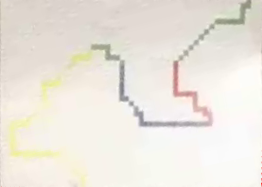
#> input picture paper_detection/paper_detection/roi1.png, 262 x 187 px
$ python -i PathDetector.py   (imports and definitions only)
#> lines starting #> are read from the running program, lines starting #| are printed output that depends on the picture; after the words box and inside, x2 and y2 are one past the last pixel; in counts of white or black regions, pixels touching at a corner belong together
### paper_detection/paper_detection/Point3D.py
from Colors import *


class Point3D:
    colors = Colors()

    def __init__(self, x, y, color, pitch=0.0, roll=0.0, yaw=0.0, is_visited=False):
        self.x = x
        self.y = y

        self.color = color
        self.z = self.calculateZ()

        self.roll = roll
        self.pitch = pitch
        self.yaw = yaw

        self.is_visited = is_visited

    def calculateZ(self):
        for c, z in Point3D.colors.getColors():
            if str(c) == str(self.color):
                return z

    def showPoint(self):
        print(self.x, self.y, self.z)

    def getPoint3D(self):
        return {"x": self.x, "y": self.y, "z": self.z, "roll": self.roll, "pitch": self.pitch, "yaw": self.yaw,
                "is_visited": self.is_visited}

    def getPoint3DArray(self):
        return [self.x, self.y, self.z, self.roll, self.pitch, self.yaw, self.is_visited]

### paper_detection/paper_detection/Colors.py
class Colors:
    def __init__(self):
        self.red_color = [255, 0, 0]
        self.green_color = [0, 255, 0]
        self.blue_color = [0, 0, 255]
        self.black_color = [0, 0, 0]
        self.yellow_color = [255, 255, 0]

        self.START_Z = 1.0

        self.if_red_value = self.START_Z + 0.20
        self.if_green_value = self.START_Z + 0.30
        self.if_blue_value = self.START_Z + 0.40
        self.if_black_value = self.START_Z + 0.50
        self.if_yellow_value = self.START_Z + 0.60

        self.COLORS_ARRAY = [(self.red_color, self.if_red_value),
                             (self.green_color, self.if_green_value),
                             (self.blue_color, self.if_blue_value),
                             (self.black_color, self.if_black_value),
                             (self.yellow_color, self.if_yellow_value)]

    def getColors(self):
        return self.COLORS_ARRAY

### paper_detection/paper_detection/PathDetector.py
import cv2
import numpy as np

from tqdm import tqdm
from Point3D import *

DEBUG_MODE = False

class PathDetector:
    def __init__(self, image):

        self.__img_color = self.__trimImage(image)
        self.__img_hsv = cv2.cvtColor(self.__img_color, cv2.COLOR_BGR2HSV)

        # count of squares
        self.__w_count = 55 * 4 # 55
        self.__h_count = 38 * 4 # 38
        self.__diff_square = 0.0
        self.__square_cx = 0.0
        self.__square_cy = 0.0

        # Image shape
        self.__IMAGE_MIN_X = 0
        self.__IMAGE_MAX_X = self.__img_color.shape[0]
        self.__IMAGE_MIN_Y = 0
        self.__IMAGE_MAX_Y = self.__img_color.shape[1]

        # Classroom shape
        self.__CLASSROOM_MIN_X = -1.5
        self.__CLASSROOM_MAX_X =  1.5
        self.__CLASSROOM_MIN_Y = -1.0
        self.__CLASSROOM_MAX_Y =  1.0

        self.__HOW_OFTEN = 2 # 2

        self.__start_point = Point3D(self.__IMAGE_MIN_X + 20.0, self.__IMAGE_MAX_Y + 20.0, [0, 0, 0])

        self.__path = []
        self.__sorted_path = [self.__start_point.getPoint3DArray()]
        self.__sorted_path2 = list()

        self.__blue_lower = np.array([94, 80, 2])
        self.__blue_upper = np.array([120, 255, 255])
        self.__blue_lower_1 = np.array([84, 25, 20])
        self.__blue_upper_1 = np.array([131, 255, 130])

        self.__red_lower_0 = np.array([0, 50, 50])
        self.__red_upper_0 = np.array([10, 255, 255])
        self.__red_lower_1 = np.array([170, 50, 50])
        self.__red_upper_1 = np.array([180, 255, 255])
        self.__red_lower_2 = np.array([67, 58, 58])
        self.__red_upper_2 = np.array([255, 255, 255])

        self.__green_lower = np.array([36, 25, 25])
        self.__green_upper = np.array([70, 255, 255])
        self.__green_lower_1 = np.array([32, 0, 0])
        self.__green_upper_1 = np.array([116, 28, 117])

        self.__yellow_lower = np.array([19, 107, 89])
        self.__yellow_upper = np.array([35, 255, 255])
        self.__yellow_lower_1 = np.array([10, 30, 101])
        self.__yellow_upper_1 = np.array([101, 255, 224])

        self.__green_mask = None
        self.__yellow_mask = None
        self.__red_mask = None
        self.__blue_mask = None

    def __trimImage(self, image):
        height, width = image.shape[:2]
        x_trim = int(width * 0.025)
        y_trim = int(height * 0.025)
        img_res = image[y_trim: height-y_trim, x_trim:width-x_trim]

        return img_res

    def __groupPoints(self, path, distance):
        print("Starting group points in path...")
        result_array = path

        for i, res_point in enumerate(result_array):
            for j, point in enumerate(path):
                dist = np.sqrt((res_point[0] - point[0]) ** 2 +
                               (res_point[1] - point[1]) ** 2 +
                               (res_point[2] - point[2]) ** 2)
                if dist <= distance:
                    if point in result_array:
                        result_array.remove(point)

        return result_array

    def getPath(self):
        return self.__sorted_path

    def __sortPoints(self, path :list) -> None:
        print("First sorting path...")
        while path:
            path.sort(key=lambda point3d: np.sqrt((point3d[0] - self.__sorted_path[-1][0]) ** 2 + (point3d[1] - self.__sorted_path[-1][1]) ** 2 + (point3d[2] - self.__sorted_path[-1][2]) ** 2))
            self.__sorted_path.append(path[0])
            path.pop(0)

    def __sortPoints2(self, path :list) -> None:
        print("Second sorting path...")
        while path:
            path.sort(key=lambda point3d: np.sqrt((point3d[0] - self.__sorted_path2[-1][0]) ** 2 + (point3d[1] - self.__sorted_path2[-1][1]) ** 2 + (point3d[2] - self.__sorted_path2[-1][2]) ** 2))
            self.__sorted_path2.append(path[0])
            path.pop(0)

    def __correctStartPointToPath(self) -> None:
        print("Correcting path...")
        start_point = self.__sorted_path[0]
        self.__sorted_path.pop(0)

        arr = np.zeros((len(self.__sorted_path), len(self.__sorted_path)))

        for i, res_point in enumerate(self.__sorted_path):
            for j, point in enumerate(self.__sorted_path):
                dist = np.sqrt((res_point[0] - point[0]) ** 2 +
                               (res_point[1] - point[1]) ** 2 +
                               (res_point[2] - point[2]) ** 2)
                arr[i][j] = dist

        index = np.unravel_index(arr.argmax(), arr.shape)

        self.__sorted_path2 = [self.__sorted_path[index[0]]]
        self.__sortPoints2(self.__sorted_path)
        self.__sorted_path = self.__sorted_path2

    def __findWrongPoints(self):
        print("Removing wrong points...")
        path_tmp = [self.__start_point.getPoint3DArray()]
        for i in range(len(self.__sorted_path) - 1):
            distance = np.sqrt((self.__sorted_path[i][0] - self.__sorted_path[i+1][0]) ** 2 + (self.__sorted_path[i][1] - self.__sorted_path[-1][1]) ** 2 )
            if distance <= (self.__IMAGE_MAX_X * 0.8):
                path_tmp.append(self.__sorted_path[i])
        self.__sorted_path.clear()
        self.__sorted_path = path_tmp

    def __findCommonDistanceBetweenPoints(self, path :list()) -> float:
        distance_array = list()
        for i in range(len(path) - 1):
            distance = np.sqrt((path[i][0] - path[i+1][0]) ** 2 + (path[i][1] - path[-1][1]) ** 2 )
            distance_array.append(distance)

        return min(distance_array)

    def __calculateYaw(self) -> None:
        for i in range(1, len(self.__sorted_path)):
            diff_x = self.__sorted_path[i][0] - self.__sorted_path[i - 1][0]
            diff_y = self.__sorted_path[i][1] - self.__sorted_path[i - 1][1]
            self.__sorted_path[i][5] = float(np.round(np.arctan2(diff_y, diff_x) * 180 / np.pi, 2))
            if DEBUG_MODE:
                print(f"diff_x: {diff_x}, diff_y: {diff_y}, yaw: {self.sorted_trajectory[i][5]}")

    def preparePath(self) -> None:
        print("Preparing path...")
        self.__wayOfDetect()
        distance = (self.__IMAGE_MAX_X / self.__w_count) * self.__HOW_OFTEN * 3.0
        self.__path = self.__groupPoints(self.__path, distance + .2)
        distance = self.__findCommonDistanceBetweenPoints(self.__path)
        self.__path = self.__groupPoints(self.__path, distance + .2)
        self.__sortPoints(self.__path)
        self.__correctStartPointToPath()
        self.__findWrongPoints()
        self.__calculateYaw()
        print("Finished!")

    def __wayOfDetect(self) -> None:
        self.__createMasks()
        height, width = self.__img_color.shape[:2]

        square_a = width / self.__w_count
        square_b = height / self.__h_count

        self.__diff_square = np.abs(square_a - square_b)

        if self.__diff_square > 1.0:
            return

        # width and height to center of square
        self.__square_cx = square_a / 2.0
        self.__square_cy = square_b / 2.0

        # create points to check

        for h in tqdm(range(int(self.__square_cy), int(height), int(self.__HOW_OFTEN * self.__square_cy))):
            for w in range(int(self.__square_cx), int(width), int(self.__HOW_OFTEN * self.__square_cx)):
                point = [h, w]
                color = self.__witchColor(point)
                if str(color) == "[0, 0, 0]":
                    continue
                self.__img_color[h, w] = (0, 0, 0)
                point3d = Point3D(w, h, color)
                if DEBUG_MODE:
                    point3d.showPoint()
                self.__path.append(point3d.getPoint3DArray())
        cv2.imwrite('roi2.png', self.__img_color)
        if DEBUG_MODE:
            print("trajectory len: ", len(self.__path))
            cv2.imwrite("res.png", self.__img_color)

    def __isBlue(self, point) -> bool:
        if str(self.__blue_mask[point[0], point[1]]) != "[0 0 0]":
            if DEBUG_MODE:
                print("blue: ", self.__blue_mask[point[0], point[1]])
            return True
        else:
            return False

    def __isRed(self, point) -> bool:
        if str(self.__red_mask[point[0], point[1]]) != "[0 0 0]":
            if DEBUG_MODE:
                print("red: ", self.__red_mask[point[0], point[1]])
            return True
        else:
            return False

    def __isGreen(self, point) -> bool:
        if str(self.__green_mask[point[0], point[1]]) != "[0 0 0]":
            if DEBUG_MODE:
                print("green: ", self.__green_mask[point[0], point[1]])
            return True
        else:
            return False

    def __isYellow(self, point) -> bool:
        if str(self.__yellow_mask[point[0], point[1]]) != "[0 0 0]":
            if DEBUG_MODE:
                print("yellow: ", self.__yellow_mask[point[0], point[1]])
            return True
        else:
            return False

    def __witchColor(self, point) -> list:
        if self.__isBlue(point):
            return [0, 0, 255]
        elif self.__isGreen(point):
            return [0, 255, 0]
        elif self.__isRed(point):
            return [255, 0, 0]
        elif self.__isYellow(point):
            return [255, 255, 0]
        else:
            return [0, 0, 0]

    def __createRedColorMask(self) -> None:
        mask_0 = cv2.inRange(self.__img_hsv, self.__red_lower_0, self.__red_upper_0)
        mask_1 = cv2.inRange(self.__img_hsv, self.__red_lower_1, self.__red_upper_1)
        mask_2 = cv2.inRange(self.__img_hsv, self.__red_lower_2, self.__red_upper_2)
        mask = mask_0 + mask_1 + mask_2
        self.__red_mask = cv2.bitwise_and(self.__img_color, self.__img_color, mask=mask)

        if DEBUG_MODE:
            cv2.imshow("RED", self.__red_mask)

    def __createBlueColorMask(self) -> None:
        mask_0 = cv2.inRange(self.__img_hsv, self.__blue_lower, self.__blue_upper)
        mask_1 = cv2.inRange(self.__img_hsv, self.__blue_lower_1, self.__blue_upper_1)
        mask = mask_0 + mask_1
        self.__blue_mask = cv2.bitwise_and(self.__img_color, self.__img_color, mask=mask)

        if DEBUG_MODE:
            cv2.imshow("BLUE", self.__blue_mask)

    def __createGreenColorMask(self) -> None:
        mask_0 = cv2.inRange(self.__img_hsv, self.__green_lower, self.__green_upper)
        mask_1 = cv2.inRange(self.__img_hsv, self.__green_lower_1, self.__green_upper_1)
        mask = mask_0 + mask_1
        self.__green_mask = cv2.bitwise_and(self.__img_color, self.__img_color, mask=mask)

        if DEBUG_MODE:
            cv2.imshow("GREEN", self.__green_mask)

    def __createYellowColorMask(self) -> None:
        mask_0 = cv2.inRange(self.__img_hsv, self.__yellow_lower, self.__yellow_upper)
        mask_1 = cv2.inRange(self.__img_hsv, self.__yellow_lower_1, self.__yellow_upper_1)
        mask = mask_0 + mask_1
        self.__yellow_mask = cv2.bitwise_and(self.__img_color, self.__img_color, mask=mask)

        if DEBUG_MODE:
            cv2.imshow("YELLOW", self.__yellow_mask)

    def __createMasks(self) -> None:
        self.__createYellowColorMask()
        self.__createRedColorMask()
        self.__createBlueColorMask()
        self.__createGreenColorMask()

    # [55 lines left out: functions __normalize, __normalizeArray, getArrays, not called in this run]

>>> import cv2
>>> picture = cv2.imread('roi1.png')
#> picture is the input picture: shape (187, 262, 3); mean B, G, R 222.7, 231.3, 236.5
>>> result = PathDetector(picture).preparePath()
#> in __trimImage, `img_res = image[y_trim: height-y_trim, x_trim:width-x_trim]`:
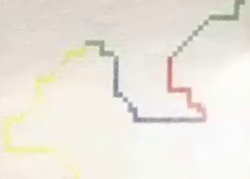
#> img_res: shape (179, 250, 3); mean B, G, R 222.9, 231.6, 236.7
#> in __wayOfDetect, `cv2.imwrite('roi2.png', self.__img_color)`:
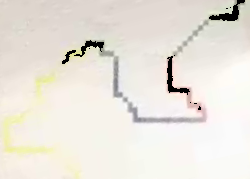
#> saved as roi2.png: shape (179, 250, 3); mean B, G, R 220.5, 228.9, 233.7
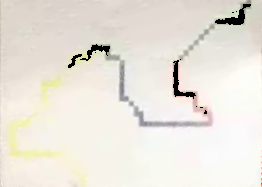
#> picture: shape (187, 262, 3); 1.45% of pixels changed, all inside (x1, y1, x2, y2) = (68, 4, 251, 114)

$ run again, on paper_detection/paper_detection/roi3.png
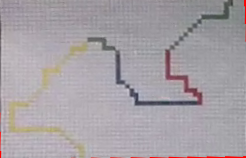
#> input picture paper_detection/paper_detection/roi3.png, 246 x 158 px
#> picture is the input picture: shape (158, 246, 3); mean B, G, R 165.8, 160.5, 166.6
#> in __wayOfDetect, `cv2.imwrite('roi2.png', self.__img_color)`:
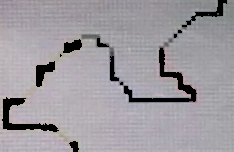
#> saved as roi2.png: shape (152, 234, 3); mean B, G, R 159.5, 153.7, 157.8
#> `result = PathDetector(picture).preparePath()`:
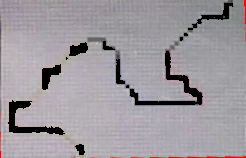
#> picture: shape (158, 246, 3); 5.78% of pixels changed, all inside (x1, y1, x2, y2) = (8, 3, 233, 155)
